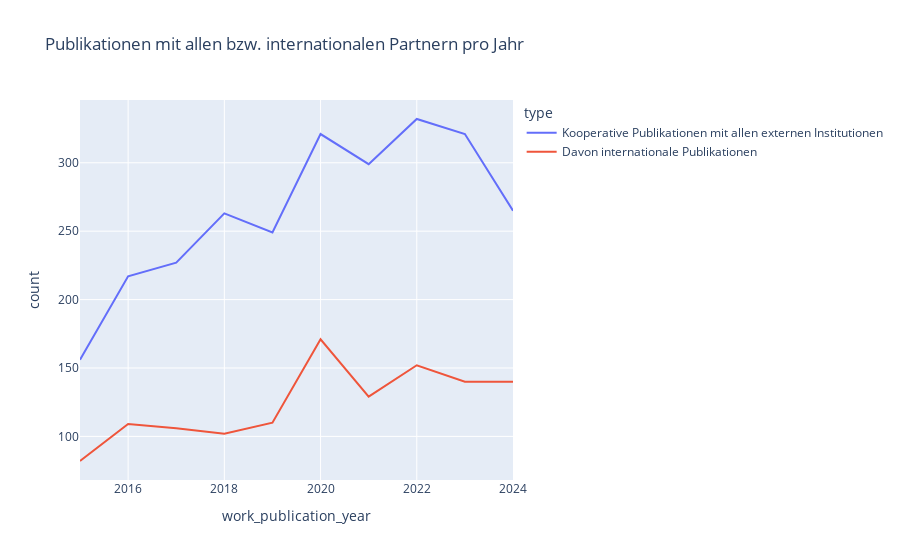

Write notebook code for a chart like this one.
### Markdown cell above
Jetzt beides in einer Grafik

### Code cell
# Add a 'type' column to each DataFrame before concatenating
collabs_by_year['type'] = 'Kooperative Publikationen mit allen externen Institutionen'
international_collabs_by_year['type'] = 'Davon internationale Publikationen'

# Zusammenführen
df_plot = pd.concat([collabs_by_year, international_collabs_by_year],
                    ignore_index=True)

# Eine Grafik, zwei Linien (nach 'type' unterschieden)
fig = px.line(
    df_plot,
    x="work_publication_year",
    y="count",
    color="type",  # erzeugt zwei Linien
    title="Publikationen mit allen bzw. internationalen Partnern pro Jahr"
)

fig.show()

### Figure 1 — Plotly figure (JSON) as saved in the notebook; plotly's stock layout.template omitted (floating-point values rounded to 4 significant figures)
{"data": [{"hovertemplate": "type=Kooperative Publikationen mit allen externen Institutionen<br>work_publication_year=%{x}<br>count=%{y}<extra></extra>", "legendgroup": "Kooperative Publikationen mit allen externen Institutionen", "line": {"color": "#636efa", "dash": "solid"}, "marker": {"symbol": "circle"}, "mode": "lines", "name": "Kooperative Publikationen mit allen externen Institutionen", "orientation": "v", "showlegend": true, "type": "scatter", "x": [2015, 2016, 2017, 2018, 2019, 2020, 2021, 2022, 2023, 2024], "xaxis": "x", "y": [156, 217, 227, 263, 249, 321, 299, 332, 321, 265], "yaxis": "y"}, {"hovertemplate": "type=Davon internationale Publikationen<br>work_publication_year=%{x}<br>count=%{y}<extra></extra>", "legendgroup": "Davon internationale Publikationen", "line": {"color": "#EF553B", "dash": "solid"}, "marker": {"symbol": "circle"}, "mode": "lines", "name": "Davon internationale Publikationen", "orientation": "v", "showlegend": true, "type": "scatter", "x": [2015, 2016, 2017, 2018, 2019, 2020, 2021, 2022, 2023, 2024], "xaxis": "x", "y": [82, 109, 106, 102, 110, 171, 129, 152, 140, 140], "yaxis": "y"}], "layout": {"legend": {"title": {"text": "type"}, "tracegroupgap": 0}, "title": {"text": "Publikationen mit allen bzw. internationalen Partnern pro Jahr"}, "xaxis": {"anchor": "y", "domain": [0, 1], "title": {"text": "work_publication_year"}}, "yaxis": {"anchor": "x", "domain": [0, 1], "title": {"text": "count"}}}}
